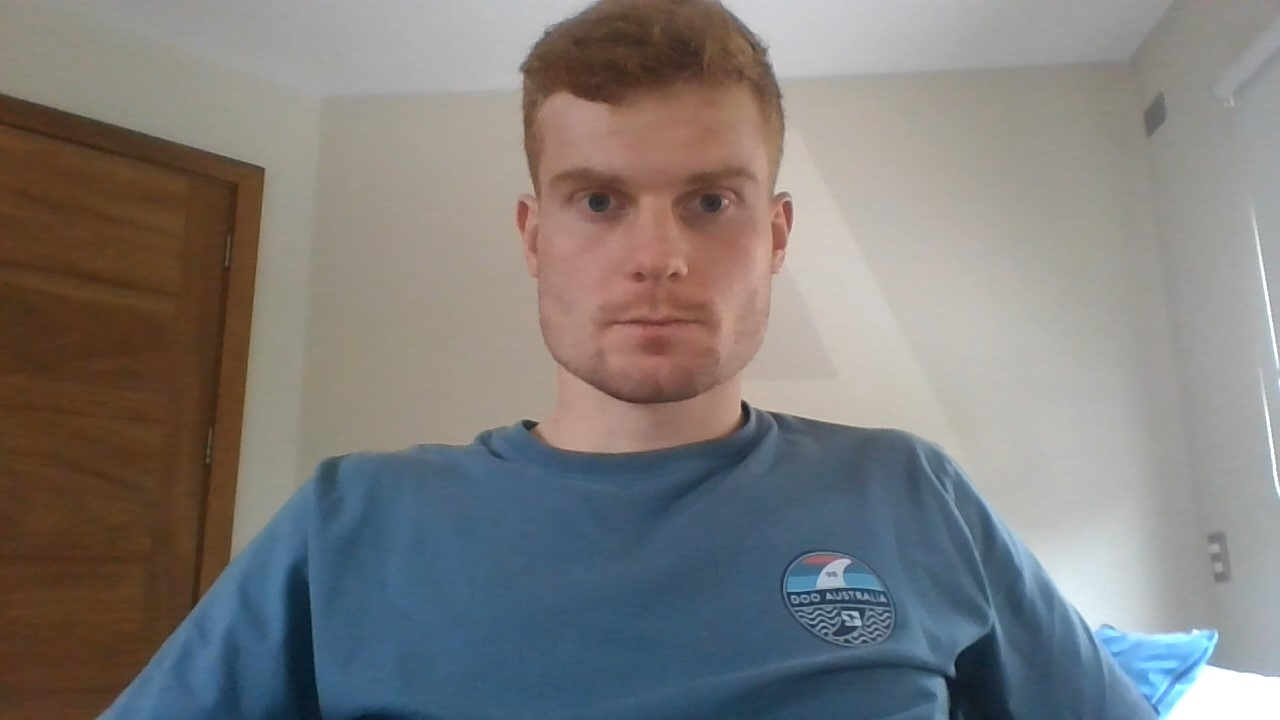
#> input picture test.jpg, 1280 x 720 px
$ python facial_recognition1.py test.jpg
#> lines starting #> are read from the running program, lines starting #| are printed output that depends on the picture; after the words box and inside, x2 and y2 are one past the last pixel; in counts of white or black regions, pixels touching at a corner belong together
import sys
import cv2

if __name__ == "__main__":
    img_path = sys.argv[1]

    # Load the cascade
    face_cascade = cv2.CascadeClassifier('haarcascade_frontalface_default.xml')
    # Read the input image
    img = cv2.imread(img_path)
#> img is the input picture: shape (720, 1280, 3); mean B, G, R 123, 124.5, 126.9
    # Convert into grayscale
    gray = cv2.cvtColor(img, cv2.COLOR_BGR2GRAY)
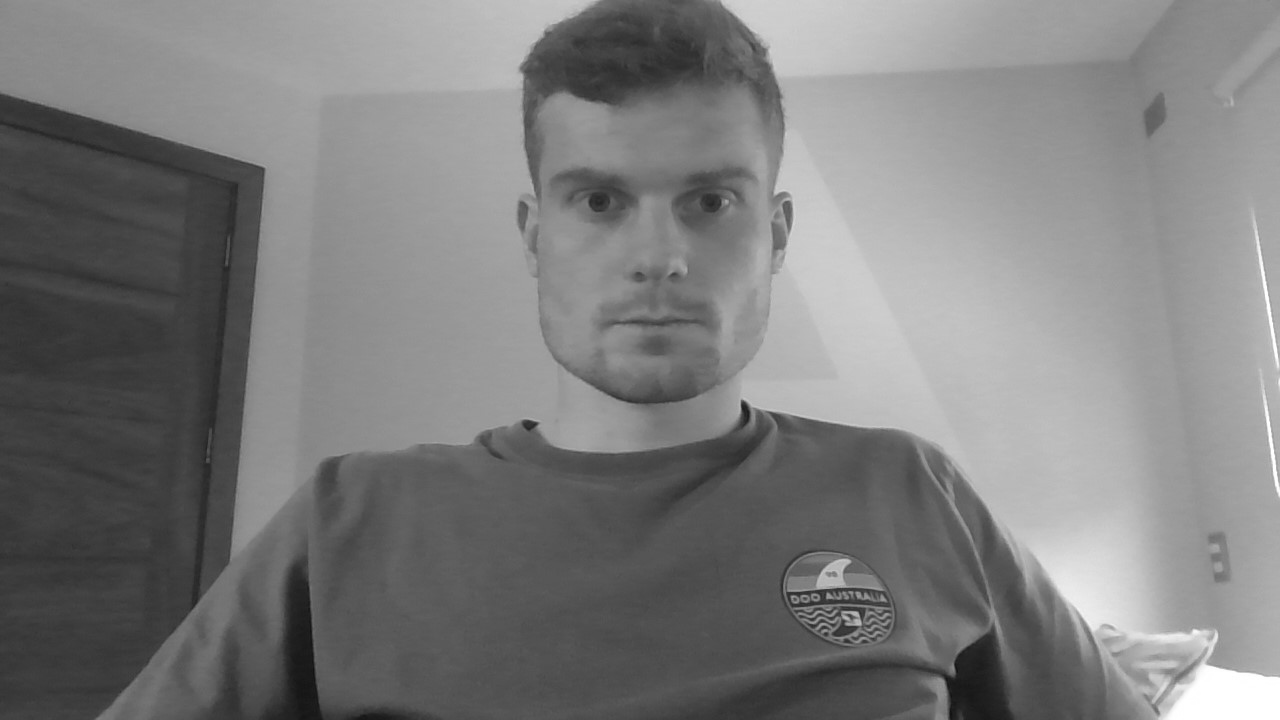
#> gray: shape (720, 1280); min 16, max 255, mean 125
    # Detect faces
    faces = face_cascade.detectMultiScale(gray, 1.1, 4)
#> faces = [[493, 81, 314, 314]]
    # Draw rectangle around the faces
    for (x, y, w, h) in faces:
        cv2.rectangle(img, (x, y), (x+w, y+h), (255, 0, 0), 2)
#> this loop made 1 pass
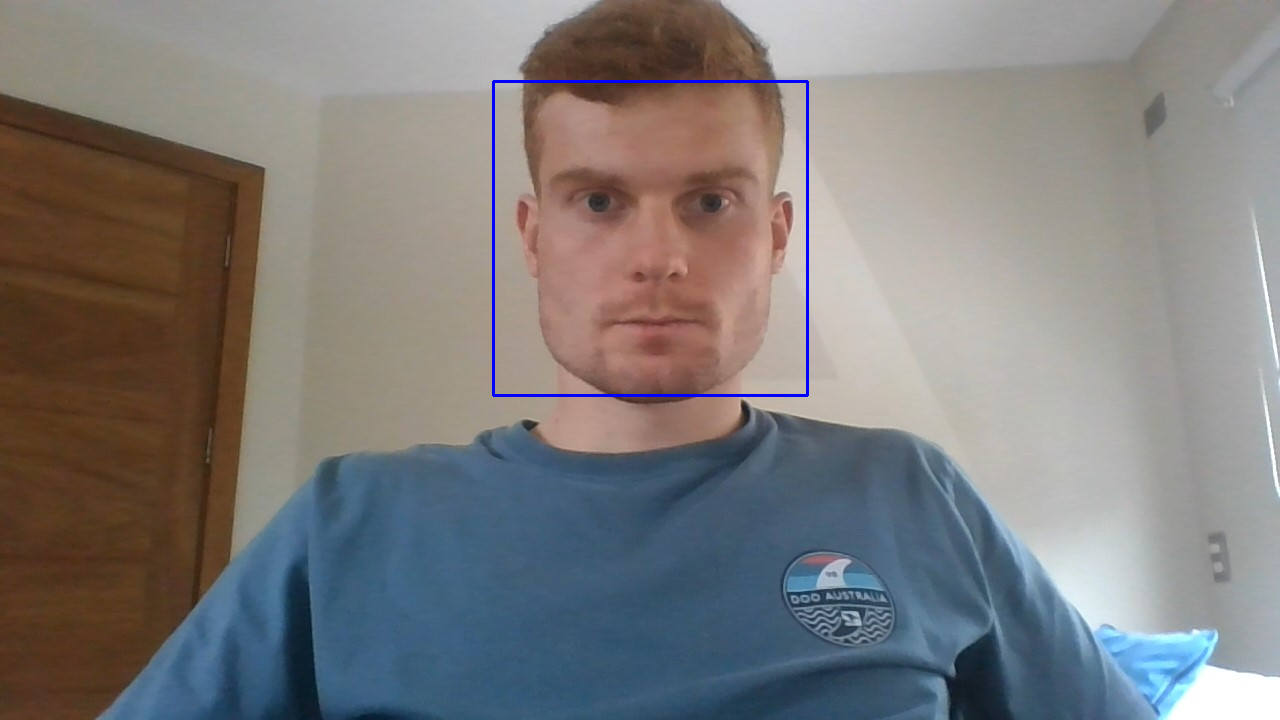
#> img: shape (720, 1280, 3); 0.41% of pixels changed, all inside (x1, y1, x2, y2) = (492, 80, 809, 397)
    # Display the output
    cv2.imshow('img', img)
    cv2.waitKey()
